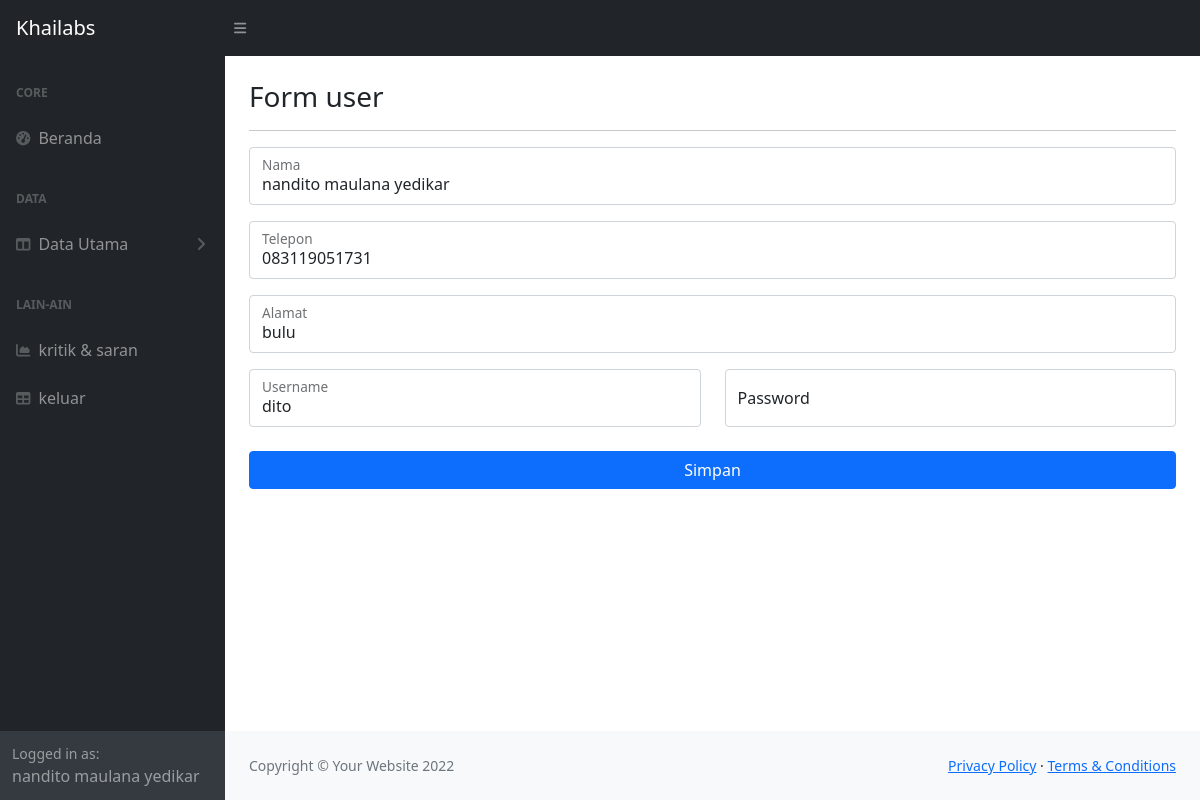
The page /admin/?hal=ubahuser&id=1 (signed in) on the database its author committed.
### tables this page shows
CREATE TABLE `tb_user` (
  `id_user` smallint(3) NOT NULL,
  `nama_user` varchar(40) NOT NULL,
  `telepon` varchar(14) NOT NULL,
  `alamat` varchar(50) NOT NULL,
  `username` varchar(25) NOT NULL,
  `password` varchar(32) NOT NULL
);

### admin/halaman/ubahuser.php (the view, shortened to what this page needs)
<?php
    $id = $_GET['id'];
    $sql = "SELECT * FROM tb_user WHERE id_user = '$id'";
    $q = mysqli_query($k, $sql);
    $r = mysqli_fetch_assoc($q);
?>
<h3 class="mt-4">Form user</h3>
<hr>
<form method="post" action="">
    <div class="row mb-3">
        <div class="col-md-12">
            <div class="form-floating mb-3 mb-md-0">
                <input  name ="txtnama" value="<?=$r['nama_user']?>" class="form-control" type="text" placeholder="Masukkan nama" />
                <label for="inputFirstName">Nama</label>
            </div>
        </div>
    </div>
    <div class="form-floating mb-3">
        <input name ="txttlp" value="<?=$r['telepon']?>" class="form-control" type="text" placeholder="Masukkan no telepon" />
        <label>Telepon</label>
    </div>
    <div class="form-floating mb-3">
        <input name ="txtalamat" value="<?=$r['alamat']?>" class="form-control" type="text" placeholder="Masukkan alamamt" />
        <label>Alamat</label>
    </div>
    <div class="row mb-3">
        <div class="col-md-6">
            <div class="form-floating mb-3 mb-md-0">
                <input name ="txtuser" value="<?=$r['username']?>"class="form-control" type="text" placeholder="Masukkan username" />
                <label>Username</label>
            </div>
        </div>
        <div class="col-md-6">
            <div class="form-floating mb-3 mb-md-0">
                <input name ="txtpassword" class="form-control" type="password" placeholder="Masukkan password" />
                <label>Password</label>
            </div>
        </div>
    </div>
    <div class="mt-4 mb-0">
        <div class="d-grid">
            <input type="submit" value="Simpan" name="simpan" class="btn btn-primary btn-block">
        </div>
    </div>
</form>

### rows shown on the page
tb_user: txtnama "nandito maulana yedikar", txttlp "083119051731", txtalamat "bulu", txtuser "dito"

### other values the page prints
$_SESSION['namauser'] "nandito maulana yedikar"
